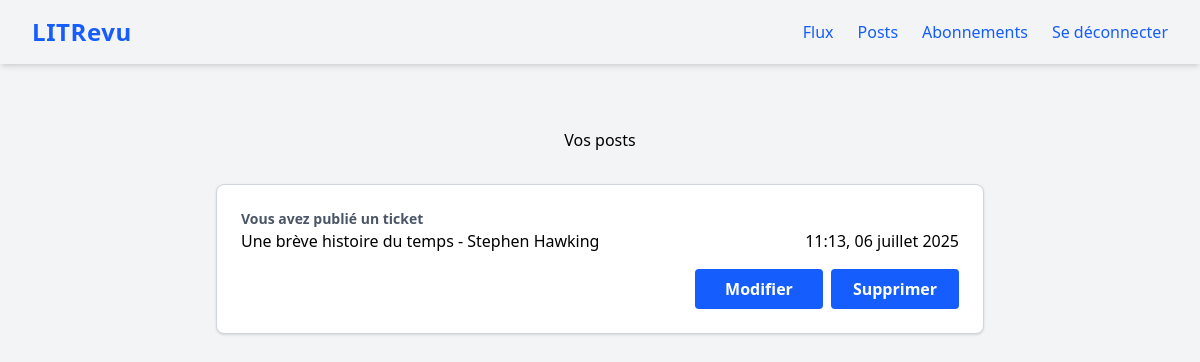
/posts/ (signed in), run on the app's committed database.
### review/models.py (models this page shows, shortened)
class Ticket(models.Model):
    title = models.CharField(max_length=128)
    description = models.CharField(max_length=2048, blank=True)
    user = models.ForeignKey(
        to=settings.AUTH_USER_MODEL, on_delete=models.CASCADE)
    image = models.ImageField(blank=True, null=True)
    created = models.DateTimeField(default=timezone.now)

### review/views.py (the view)
# urls.py: path('posts/', review.views.posts, name='posts'),
@login_required
def posts(request):
    tickets = models.Ticket.objects.filter(user=request.user).annotate(
        post_type=Value('ticket', output_field=CharField())
    )
    reviews = models.Review.objects.filter(user=request.user).annotate(
        post_type=Value('review', output_field=CharField())
    )
    posts = sorted(
        list(tickets) + list(reviews),
        key=lambda obj: getattr(obj, 'created', None),
        reverse=True
    )
    return render(request, 'review/posts.html', context={'posts': posts}, )

### review/templates/review/posts.html (shortened to what this page needs)
{% extends 'base.html' %}
{% load review_extras %}
{% load static %}
{% block content %}
    <main role="main">
        <h1 class="text-center my-8">Vos posts</h1>
        <div class="grid-container">
        {% for post in posts %}
            {% if post.post_type == 'review' %}
                <div class="border-2 border-blue-400 bg-blue-50 rounded-lg shadow p-6 mb-4">
                    <div class="flex justify-between items-center">
                        {% if post.user == user %}
                            <p class="text-sm text-gray-600 font-semibold">Vous avez publié une critique</p>
                        {% else %}
                            <p class="text-sm text-gray-600 font-semibold">{{ post.user }} a publié une critique</p>
                        {% endif %}
                        <p class="text-right mb-0">{{ post.created|date:"H:i, d F Y" }}</p>
                    </div>
                    <div class="flex items-baseline mt-2 gap-4">
                        <h2 class="font-bold text-lg text-blue-900">{{ post.headline }}</h2>
                        <div class="rating-display">
                            {% display_stars post.rating %}
                        </div>
                    </div>
                    <p class="mb-2">{{ post.body }}</p>
                    <div class="border border-gray-300 bg-white rounded p-4 my-4">
                        <span class="font-semibold">Ticket - {% if post.ticket.user == user %}Vous{% else %}{{ post.ticket.user }}{% endif %}</span><br>
                        <span class="font-bold">{{ post.ticket.title }}</span><br>
                        <span>{{ post.ticket.description }}</span>
                        {% if post.ticket.image %}<br>
                            <img src="{{ post.ticket.image.url }}" alt="Image du ticket {{ post.ticket.title }}" class="max-w-[100px] max-h-[100px] rounded mt-2">
                        {% endif %}
                    </div>
                    <div class="button-container-right">
                        <a href="{% url 'edit-review' post.id %}"><button type="button" class="bg-blue-600 text-white px-4 py-2 rounded hover:bg-blue-700 font-semibold transition w-32">Modifier</button></a>
                        <a href="{% url 'delete-review' post.id %}"><button type="button" class="bg-blue-600 text-white px-4 py-2 rounded hover:bg-blue-700 font-semibold transition w-32">Supprimer</button></a>
                    </div>
                </div>
            {% elif post.post_type == 'ticket' %}
                <div class="bg-white rounded-lg shadow p-6 mb-4 border border-gray-300">
                    {% if post.user == user %}
                        <p class="text-sm text-gray-600 font-semibold">Vous avez publié un ticket</p>
                    {% else %}
                        <p class="text-sm text-gray-600 font-semibold">{{ post.user }} a publié un ticket</p>
                    {% endif %}
                    {% include "review/_ticket.html" %}
                    <div class="button-container-right">
                        <a href="{% url 'edit-ticket' post.id %}"><button type="button" class="bg-blue-600 text-white px-4 py-2 rounded hover:bg-blue-700 font-semibold transition w-32">Modifier</button></a>
                        <a href="{% url 'delete-ticket' post.id %}"><button type="button" class="bg-blue-600 text-white px-4 py-2 rounded hover:bg-blue-700 font-semibold transition w-32">Supprimer</button></a>
                    </div>
                </div>
            {% endif %}
        {% endfor %}
        </div>
    </main>
{% endblock content %}

### review/templates/review/_ticket.html (shortened to what this page needs)
<div class="ticket">
    <div class="flex justify-between items-center">
        <h2 class="mb-0">{{ post.title }}</h2>
        <p class="text-right mb-0">{{ post.created|date:"H:i, d F Y" }}</p>
    </div>
</div>

### review/static/review/css/styles.css (style rules this page uses)
.button-container-right { display: flex !important; justify-content: flex-end !important; gap: 0.5rem !important; margin-top: 1rem !important; width: 100% !important; }
.button-container-right a { text-decoration: none !important; }

### data on the page
Ticket: shows "Vous avez publié un ticket", title "Une brève histoire du temps - Stephen Hawking", created "11:13, 06 juillet 2025"
